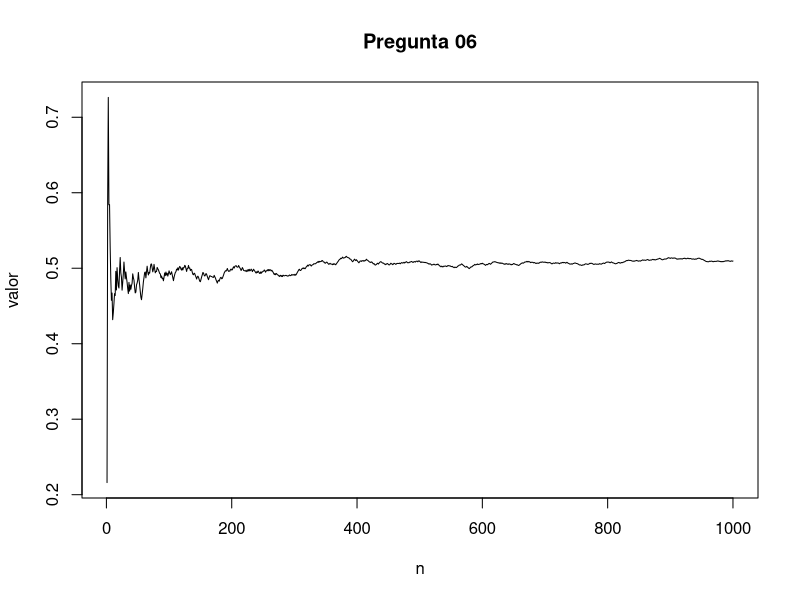

Reproduce this figure in R.
rm(list = ls())

k<-1000
n<-1:k

u<-runif(k,0,1)

f <- function(x) (x*(1+x^2)^(-2))

int_aprox <- cumsum(f(1/u-1)/(u^2))/n
plot(int_aprox,type = 'l',xlab = 'n',ylab = 'valor', main = 'Pregunta 06')

#valor aproximado
print(int_aprox[length(u)])

#valor calculado
print(integrate(f,0,Inf))
